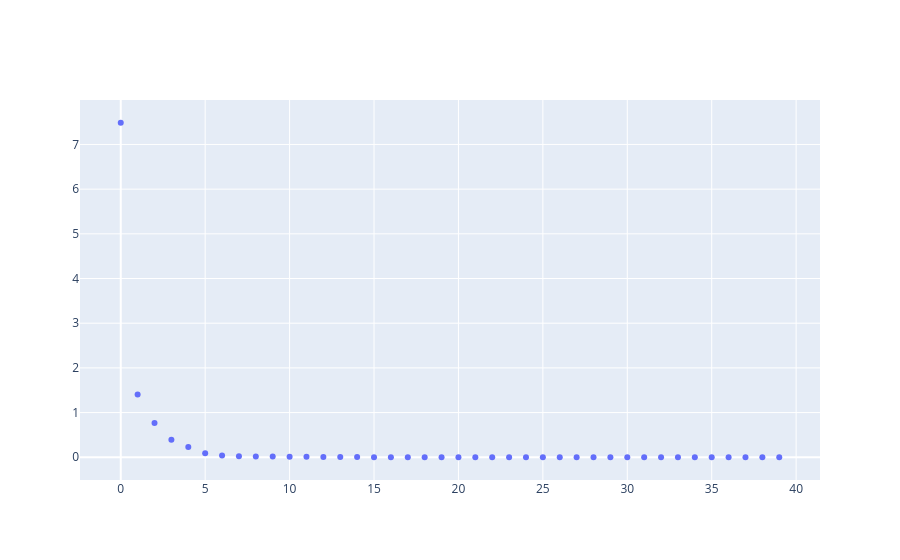

Notebook code for this chart:
### Code cell
# generate 2 directions from PCA over parameter space
trajectory_flat = []
for params in trajectory:
    flat_params = torch.cat([p.flatten() for p in params.values()])
    trajectory_flat.append(flat_params.numpy())
    
# center the trajectory
trajectory_flat     = np.array(trajectory_flat)
trajectory_mean     = np.mean(trajectory_flat, axis=0)
trajectory_centered = trajectory_flat - trajectory_mean # [nBatches, nParams]

# perform PCA
U, S, Vt = np.linalg.svd(trajectory_centered, full_matrices=False)
principal_components = Vt[:2]
go.Figure(data=[go.Scatter(y=S, mode="markers")]).show()

# calculate param norm of state_backup
param_norm = torch.cat([p.flatten() for p in STATE_BACKUP.values()]).norm().item()
print(f"param norm at 'center point': {param_norm}")

dir1 = principal_components[0] * param_norm
dir2 = principal_components[1] * param_norm

# reshape DIRS to match the model parameters dict shape
DIR1, DIR2 = {}, {}
idx = 0
for key, value in STATE_BACKUP.items():
    shape = value.shape
    size  = value.numel()
    DIR1[key] = torch.tensor(dir1[idx:idx+size]).view(shape)
    DIR2[key] = torch.tensor(dir2[idx:idx+size]).view(shape)
    idx += size

SAMPLES = next(iter(loader_valid))
model = model.train()

### Figure 1 — Plotly figure (JSON) as saved in the notebook; plotly's stock layout.template omitted (floating-point values rounded to 4 significant figures)
{"data": [{"mode": "markers", "type": "scatter", "y": [7.486, 1.407, 0.7655, 0.3938, 0.2298, 0.08924, 0.0404, 0.02134, 0.0187, 0.01499, 0.0116, 0.00922, 0.006155, 0.004635, 0.003741, 0.002269, 0.002193, 0.001539, 0.001147, 0.001035, 0.0006909, 0.0005523, 0.0004453, 0.0003816, 0.0002807, 0.0002499, 0.0002296, 0.0001667, 0.00015, 0.0001332, 9.344e-05, 7.135e-05, 5.004e-05, 3.058e-05, 2.833e-05, 2.317e-05, 1.741e-05, 8.466e-06, 5.595e-06, 4.886e-06]}], "layout": {}}
